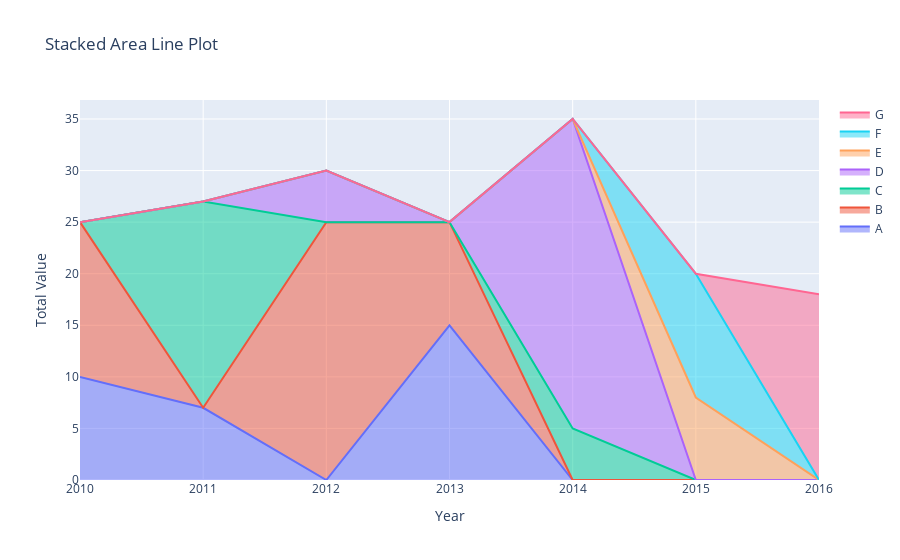

Source (notebook cell):
### Code cell
import pandas as pd
import plotly.graph_objects as go

# Sample DataFrame
df = pd.DataFrame({
    'source': ['A', 'B', 'A', 'C', 'B', 'D'],
    'target': ['B', 'C', 'D', 'A', 'D', 'A'],
    'value': [10, 15, 7, 20, 25, 5],
    'year': [2010, 2010, 2011, 2011, 2012, 2012]
})

# Add more data
new_data = {
    'source': ['A', 'B', 'C', 'D', 'E', 'F', 'G'],
    'target': ['B', 'C', 'D', 'A', 'A', 'B', 'C'],
    'value': [15, 10, 5, 30, 8, 12, 18],
    'year': [2013, 2013, 2014, 2014, 2015, 2015, 2016]
}
df = pd.concat([df, pd.DataFrame(new_data)], ignore_index=True)

# Group data by 'source' and 'year'
grouped_df = df.groupby(['source', 'year'], as_index=False)['value'].sum()

# Create stacked area line plot
fig = go.Figure()

# Iterate over unique sources and create a trace for each
for source in df['source'].unique():
    source_data = grouped_df[grouped_df['source'] == source]
    fig.add_trace(go.Scatter(
        x=source_data['year'],
        y=source_data['value'],
        mode='lines',
        fill='tonexty',
        stackgroup='one',
        name=source
    ))

# Customize layout
fig.update_layout(
    title='Stacked Area Line Plot',
    xaxis=dict(title='Year'),
    yaxis=dict(title='Total Value'),
    showlegend=True
)

# Show the plot
fig.show()

### Figure 1 — Plotly figure (JSON) as saved in the notebook; plotly's stock layout.template omitted (floating-point values rounded to 4 significant figures)
{"data": [{"fill": "tonexty", "mode": "lines", "name": "A", "stackgroup": "one", "type": "scatter", "x": [2010, 2011, 2013], "y": [10, 7, 15]}, {"fill": "tonexty", "mode": "lines", "name": "B", "stackgroup": "one", "type": "scatter", "x": [2010, 2012, 2013], "y": [15, 25, 10]}, {"fill": "tonexty", "mode": "lines", "name": "C", "stackgroup": "one", "type": "scatter", "x": [2011, 2014], "y": [20, 5]}, {"fill": "tonexty", "mode": "lines", "name": "D", "stackgroup": "one", "type": "scatter", "x": [2012, 2014], "y": [5, 30]}, {"fill": "tonexty", "mode": "lines", "name": "E", "stackgroup": "one", "type": "scatter", "x": [2015], "y": [8]}, {"fill": "tonexty", "mode": "lines", "name": "F", "stackgroup": "one", "type": "scatter", "x": [2015], "y": [12]}, {"fill": "tonexty", "mode": "lines", "name": "G", "stackgroup": "one", "type": "scatter", "x": [2016], "y": [18]}], "layout": {"autosize": true, "showlegend": true, "title": {"text": "Stacked Area Line Plot"}, "xaxis": {"autorange": true, "range": [2010, 2016], "title": {"text": "Year"}, "type": "linear"}, "yaxis": {"autorange": true, "range": [0, 36.84], "title": {"text": "Total Value"}, "type": "linear"}}}
